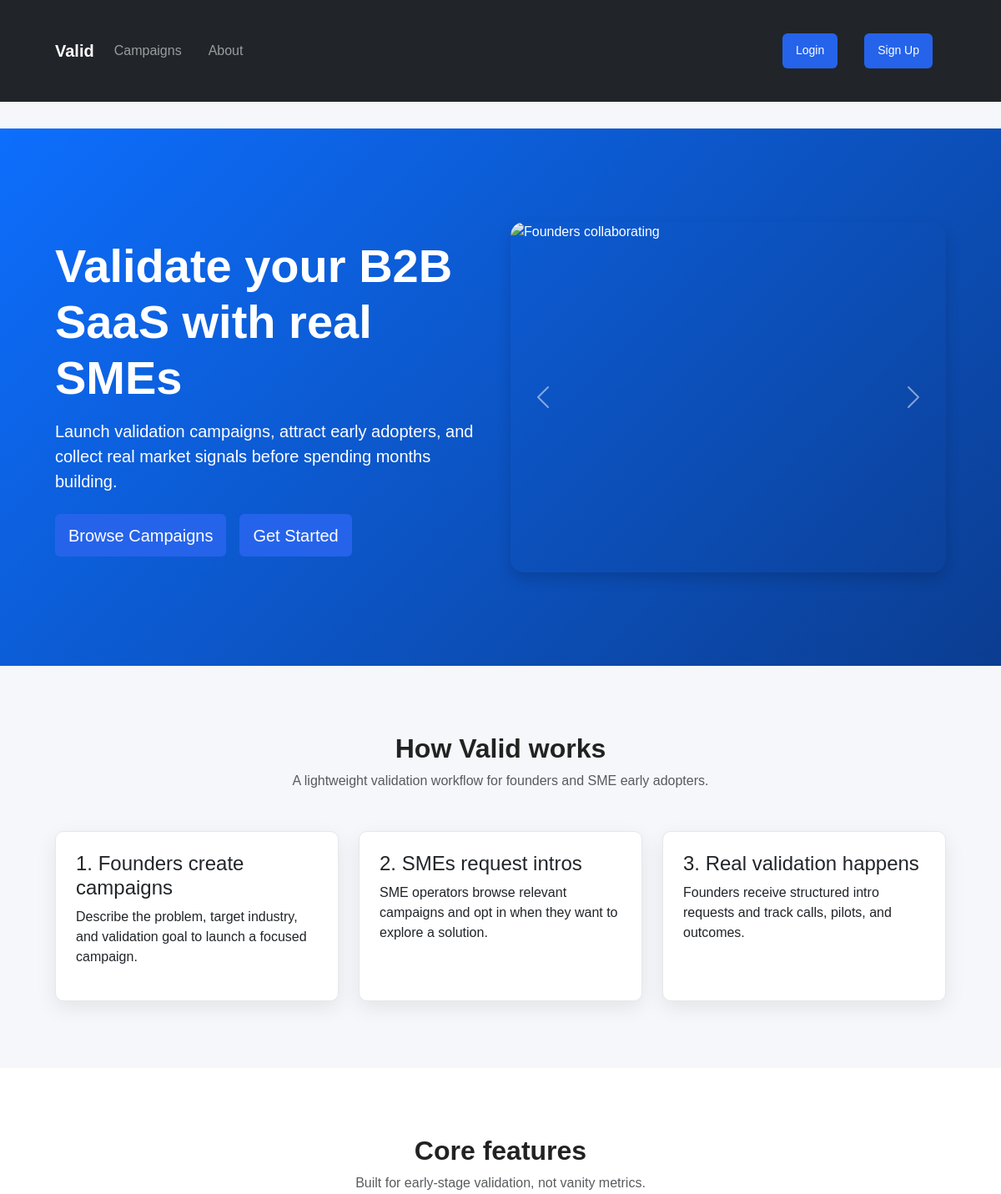
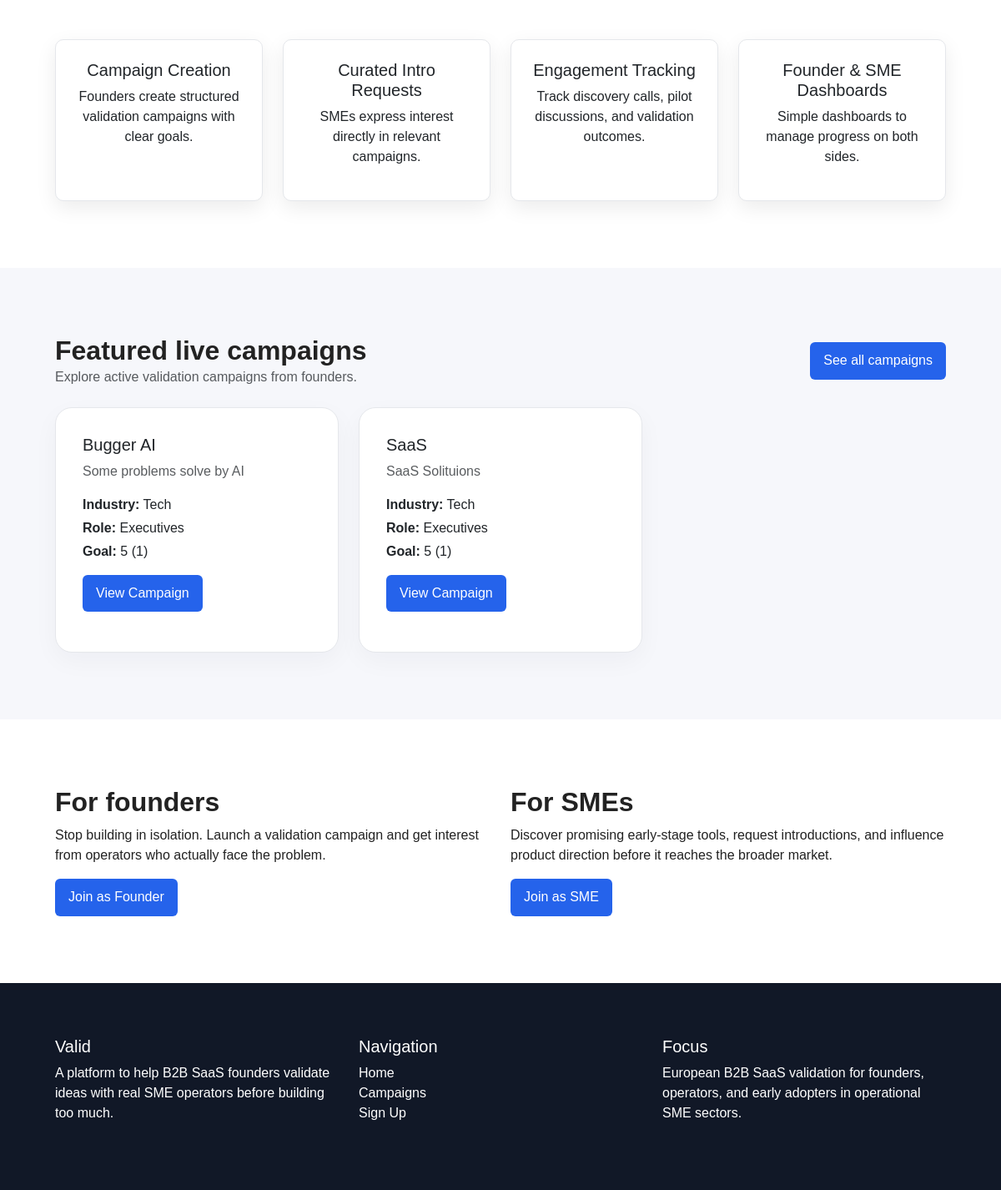
The page /valid/ on the database its author committed (2 pictures, top to bottom).
### campaign/models.py (models this page shows, shortened)
class Campaign(models.Model):
    founder = models.ForeignKey(
        settings.AUTH_USER_MODEL,
        on_delete=models.CASCADE,
        related_name="campaigns",
    )
    title = models.CharField(max_length=255)
    problem_summary = models.TextField()
    solution_summary = models.TextField()
    target_industry = models.CharField(
        max_length=50,
        choices=CampaignIndustry.choices,
    )
    target_role = models.CharField(
        max_length=50,
        choices=CampaignTargetRole.choices,
    )
    target_company_size = models.CharField(
        max_length=50,
        choices=CampaignCompanySize.choices,
    )
    target_market = models.CharField(max_length=100, blank=True)
    validation_goal_type = models.CharField(
        max_length=50,
        choices=CampaignValidationGoal.choices,
    )
    validation_goal_count = models.PositiveIntegerField(default=1)
    pilot_offer_summary = models.TextField(blank=True)
    status = models.CharField(
        max_length=20,
        choices=CampaignStatus.choices,
        default=CampaignStatus.PENDING_REVIEW,
    )
    campaign_image = models.ImageField(upload_to="campaign_visuals/", blank=True, null=True)
    created_at = models.DateTimeField(auto_now_add=True)
    updated_at = models.DateTimeField(auto_now=True)
    class Meta:
        ordering = ["-created_at"]

### campaign/views.py (the view)
# urls.py: path("", home, name="home"),
def home(request):
    campaigns = (
        Campaign.objects.filter(status=CampaignStatus.LIVE)
        .select_related("founder", "founder__profile")
        .annotate(intro_requests_count=Count("intro_requests"))[:6]
    )
    return render(
        request,
        "campaign/home.html",
        {"campaigns": campaigns},
    )

### campaign/templates/campaign/home.html (shortened to what this page needs)
{% extends "campaign/base.html" %}
{% block content %}
<section class="hero-section">
    <div class="container">
        <div class="row align-items-center g-4">
            <div class="col-lg-6">
                <h1 class="display-4 fw-bold">Validate your B2B SaaS with real SMEs</h1>
                <p class="lead mt-3">
                    Launch validation campaigns, attract early adopters, and collect real market signals before spending months building.
                </p>
                <div class="mt-4 d-flex gap-3 flex-wrap">
                    <a href="{% url 'campaign_list' %}" class="btn btn-light btn-lg">Browse Campaigns</a>
                    {% if not user.is_authenticated %}
                        <a href="{% url 'signup' %}" class="btn btn-outline-light btn-lg">Get Started</a>
                    {% endif %}
                </div>
            </div>
            <div class="col-lg-6">
                <div id="heroCarousel" class="carousel slide" data-bs-ride="carousel">
                    <div class="carousel-inner rounded-4 shadow">
                        <div class="carousel-item active">
                            <img src="https://images.unsplash.com/photo-1552664730-d307ca884978?q=80&w=1400&auto=format&fit=crop" class="d-block w-100" alt="Founders collaborating">
                        </div>
                    </div>
                    <button class="carousel-control-prev" type="button" data-bs-target="#heroCarousel" data-bs-slide="prev">
                        <span class="carousel-control-prev-icon"></span>
                    </button>
                    <button class="carousel-control-next" type="button" data-bs-target="#heroCarousel" data-bs-slide="next">
                        <span class="carousel-control-next-icon"></span>
                    </button>
                </div>
            </div>
        </div>
    </div>
</section>
<section class="py-5">
    <div class="container">
        <div class="text-center mb-5">
            <h2 class="fw-bold">How Valid works</h2>
            <p class="text-muted">A lightweight validation workflow for founders and SME early adopters.</p>
        </div>
        <div class="row g-4">
            <div class="col-md-4">
                <div class="card feature-card p-4">
                    <h4>1. Founders create campaigns</h4>
                    <p class="mb-0">
                        Describe the problem, target industry, and validation goal to launch a focused campaign.
                    </p>
                </div>
            </div>
            <div class="col-md-4">
                <div class="card feature-card p-4">
                    <h4>2. SMEs request intros</h4>
                    <p class="mb-0">
                        SME operators browse relevant campaigns and opt in when they want to explore a solution.
                    </p>
                </div>
            </div>
            <div class="col-md-4">
                <div class="card feature-card p-4">
                    <h4>3. Real validation happens</h4>
                    <p class="mb-0">
                        Founders receive structured intro requests and track calls, pilots, and outcomes.
                    </p>
                </div>
            </div>
        </div>
    </div>
</section>
<section class="py-5 bg-white">
    <div class="container">
        <div class="text-center mb-5">
            <h2 class="fw-bold">Core features</h2>
            <p class="text-muted">Built for early-stage validation, not vanity metrics.</p>
        </div>
        <div class="row g-4">
            <div class="col-md-3">
                <div class="card feature-card p-4 text-center">
                    <h5>Campaign Creation</h5>
                    <p class="mb-0">Founders create structured validation campaigns with clear goals.</p>
                </div>
            </div>
            <div class="col-md-3">
                <div class="card feature-card p-4 text-center">
                    <h5>Curated Intro Requests</h5>
                    <p class="mb-0">SMEs express interest directly in relevant campaigns.</p>
                </div>
            </div>
            <div class="col-md-3">
                <div class="card feature-card p-4 text-center">
                    <h5>Engagement Tracking</h5>
                    <p class="mb-0">Track discovery calls, pilot discussions, and validation outcomes.</p>
                </div>
            </div>
            <div class="col-md-3">
                <div class="card feature-card p-4 text-center">
                    <h5>Founder & SME Dashboards</h5>
                    <p class="mb-0">Simple dashboards to manage progress on both sides.</p>
                </div>
            </div>
        </div>
    </div>
</section>
<section class="py-5">
    <div class="container">
        <div class="d-flex justify-content-between align-items-center mb-4 flex-wrap gap-2">
            <div>
                <h2 class="fw-bold mb-0">Featured live campaigns</h2>
                <p class="text-muted mb-0">Explore active validation campaigns from founders.</p>
            </div>
            <a href="{% url 'campaign_list' %}" class="btn btn-primary">See all campaigns</a>
        </div>
        <div class="row g-4">
            {% for campaign in campaigns %}
                <div class="col-md-6 col-lg-4">
                    <div class="card campaign-card h-100 p-3">
                        <div class="card-body">
                            <h5 class="card-title">{{ campaign.title }}</h5>
                            <p class="card-text text-muted">{{ campaign.solution_summary|truncatechars:120 }}</p>
                            <p class="mb-1"><strong>Industry:</strong> {{ campaign.get_target_industry_display }}</p>
                            <p class="mb-1"><strong>Role:</strong> {{ campaign.get_target_role_display }}</p>
                            <p class="mb-3"><strong>Goal:</strong> {{ campaign.get_validation_goal_type_display }} ({{ campaign.validation_goal_count }})</p>
                            <a href="{% url 'campaign_detail' campaign.id %}" class="btn btn-outline-primary">View Campaign</a>
                        </div>
                    </div>
                </div>
            {% empty %}
                <div class="col-12">
                    <div class="alert alert-light border">
                        No live campaigns yet.
                    </div>
                </div>
            {% endfor %}
        </div>
    </div>
</section>
<section class="py-5 bg-white">
    <div class="container">
        <div class="row align-items-center g-4">
            <div class="col-lg-6">
                <h2 class="fw-bold">For founders</h2>
                <p>
                    Stop building in isolation. Launch a validation campaign and get interest from operators who actually face the problem.
                </p>
                {% if not user.is_authenticated %}
                    <a href="{% url 'signup' %}" class="btn btn-primary">Join as Founder</a>
                {% endif %}
            </div>
            <div class="col-lg-6">
                <h2 class="fw-bold">For SMEs</h2>
                <p>
                    Discover promising early-stage tools, request introductions, and influence product direction before it reaches the broader market.
                </p>
                {% if not user.is_authenticated %}
                    <a href="{% url 'signup' %}" class="btn btn-outline-primary">Join as SME</a>
                {% endif %}
            </div>
        </div>
    </div>
</section>
{% endblock %}

### campaign/static/css/valid.css (style rules this page uses)
body { font-family: Arial, sans-serif; display: flex; flex-direction: column; background: #f6f7fb; margin: 0; color: #222; min-height: 100vh; }
.container { max-width: 1100px; margin: 2rem auto; padding: 0 1rem; }
.hero-section { background: linear-gradient(135deg, #0d6efd, #0b3d91); color: white; padding: 5rem 0; }
.feature-card { border: none; border-radius: 1rem; box-shadow: 0 8px 24px rgba(0, 0, 0, 0.08); height: 100%; }
.card { background: white; border: 1px solid #e5e7eb; border-radius: 10px; padding: 1.25rem; margin-bottom: 1rem; }
.btn { display: inline-block; padding: 0.65rem 1rem; background: #2563eb; color: white; text-decoration: none; border-radius: 6px; border: none; cursor: pointer; }
.campaign-card { border-radius: 1rem; border: 1px solid #e9ecef; transition: transform 0.2s ease, box-shadow 0.2s ease; }
.carousel-item img { height: 420px; object-fit: cover; border-radius: 1rem; }
.campaign-card { background: #ffffff; border: 1px solid #e5e7eb; border-radius: 1.25rem; padding: 1.25rem; box-shadow: 0 10px 30px rgba(15, 23, 42, 0.04); transition: transform 0.2s ease, box-shadow 0.2s ease, border-color 0.2s ease; height: 100%; display: flex; flex-direction: column; justify-content: space-between; }

### rows shown on the page
Campaign: title "Bugger AI", solution_summary "Some problems solve by AI", target_industry "Tech", target_role "Executives", validation_goal_type "5", validation_goal_count "1"
Campaign: title "SaaS", solution_summary "SaaS Solituions", target_industry "Tech", target_role "Executives", validation_goal_type "5", validation_goal_count "1"
